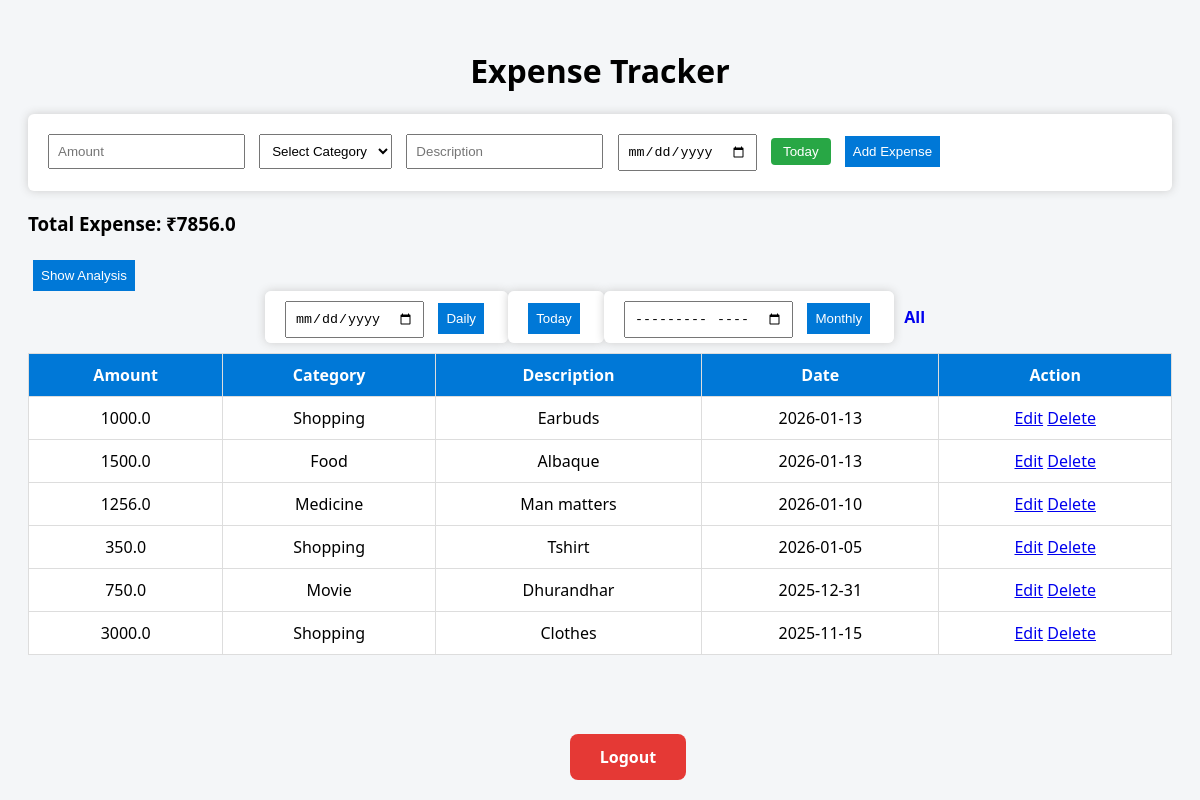
Page / (signed in) on the earlier database version.
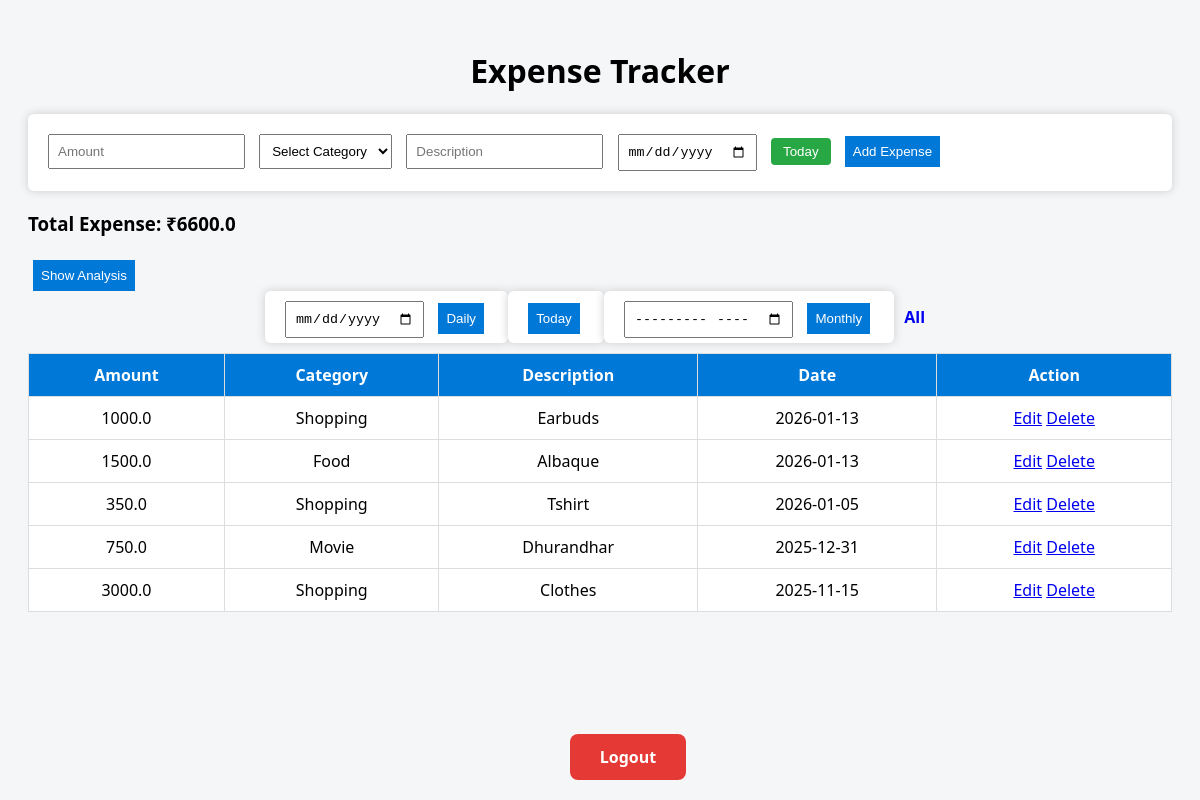
Same page on the later database version.
### tables this page shows
CREATE TABLE expenses (
        id INTEGER PRIMARY KEY AUTOINCREMENT,
        amount REAL,
        category TEXT,
        description TEXT,
        date TEXT,
        user_id INTEGER,
        FOREIGN KEY(user_id) REFERENCES users(id)
    );

### app.py (the view)
@app.route("/")
def index():
    if "user_id" not in session:
        return redirect("/login")
    user_id = session["user_id"]
    conn = sqlite3.connect("expenses.db")
    cur = conn.cursor()
    cur.execute("""
        SELECT * FROM expenses
        WHERE user_id = ?
        ORDER BY date DESC
    """, (user_id,))
    expenses = cur.fetchall()
    cur.execute("""
        SELECT SUM(amount) FROM expenses
        WHERE user_id = ?
    """, (user_id,))
    total = cur.fetchone()[0] or 0
    cur.execute("""
        SELECT date, SUM(amount)
        FROM expenses
        WHERE user_id = ?
        GROUP BY date
        ORDER BY date
    """, (user_id,))
    daily_data = cur.fetchall()
    daily_labels = [row[0] for row in daily_data]
    daily_values = [row[1] for row in daily_data]
    cur.execute("""
        SELECT substr(date, 1, 7), SUM(amount)
        FROM expenses
        WHERE user_id = ?
        GROUP BY substr(date, 1, 7)
        ORDER BY substr(date, 1, 7)
    """, (user_id,))
    monthly_data = cur.fetchall()
    monthly_labels = [row[0] for row in monthly_data]
    monthly_values = [row[1] for row in monthly_data]
    conn.close()
    return render_template(
        "index.html",
        expenses=expenses,
        total=total,
        daily_labels=daily_labels,
        daily_values=daily_values,
        monthly_labels=monthly_labels,
        monthly_values=monthly_values
    )

### templates/index.html (shortened to what this page needs)
<!DOCTYPE html>
<html>
<head>
    <link rel="stylesheet" href="/static/style.css">
</head>
<body>
<h1>Expense Tracker</h1>
<form method="POST" action="/add">
    <input type="number" name="amount" placeholder="Amount" required>
   <select name="category" id="category" onchange="checkCategory()" required>
    <option value="">Select Category</option>
</select>
    <input type="text" name="description" placeholder="Description" required>
    <input type="date" name="date" id="expense-date" required>
<button type="button" class="today-btn" onclick="setToday()">Today</button>
    <button>Add Expense</button>
</form>
<h3>Total Expense: ₹{{ total }}</h3>
<button id="analysisToggleBtn" onclick="toggleAnalysis()" class="analysis-btn">
    Show Analysis
</button>
<div class="filters">
    <form method="GET" action="/daily" style="display:inline;">
        <input type="date" name="date" required>
        <button type="submit">Daily</button>
    </form>
    <form method="GET" action="/daily" style="display:inline;">
        <button type="submit">Today</button>
    </form>
    <form method="GET" action="/monthly" style="display:inline;">
        <input type="month" name="month" required>
        <button type="submit">Monthly</button>
    </form>
    <a href="/">All</a>
</div>
<table>
    <tr>
        <th>Amount</th>
        <th>Category</th>
        <th>Description</th>
        <th>Date</th>
        <th>Action</th>
    </tr>
    {% for expense in expenses %}
    <tr>
        <td>{{ expense[1] }}</td>
        <td>{{ expense[2] }}</td>
        <td>{{ expense[3] }}</td>
        <td>{{ expense[4] }}</td>
        <td>
           <a href="/edit/{{ expense[0] }}">Edit</a>
            <a href="/delete/{{ expense[0] }}">Delete</a>
        </td>
    </tr>
    {% endfor %}
</table>
<div class="logout-container">
    <a href="/logout" class="logout-btn">Logout</a>
</div>
</body>
</html>

### static/style.css (style rules this page uses)
body { font-family: 'Segoe UI', Arial; background-color: #f4f6f8; padding: 20px; }
h1 { text-align: center; }
form { background: white; padding: 15px; border-radius: 6px; box-shadow: 0 0 10px #ccc; margin-bottom: 20px; }
input, select, button { padding: 8px; margin: 5px; }
button { background-color: #0078d7; color: white; border: none; cursor: pointer; }
table { width: 100%; border-collapse: collapse; background: white; }
th { background-color: #0078d7; color: white; }
th, td { padding: 10px; border: 1px solid #ddd; text-align: center; }
.filters { margin-bottom: 10px; text-align: center; }
.filters a { margin: 0 10px; text-decoration: none; font-weight: bold; }
.today-btn { background-color: #28a745; color: white; border: none; padding: 6px 12px; border-radius: 4px; cursor: pointer; }
.logout-container { position: fixed; bottom: 20px; width: 100%; display: flex; justify-content: center; }
.logout-btn { background-color: #e53935; color: white; padding: 12px 30px; border-radius: 8px; text-decoration: none; font-size: 16px; font-weight: bold; transition: background 0.3s ease, transform 0.2s ease; }

Differences in the rows shown:
removed expenses: amount "1256.0", category "Medicine", description "Man matters", date "2026-01-10"
Other differences:
{{ total }}: "7856.0" → "6600.0"
